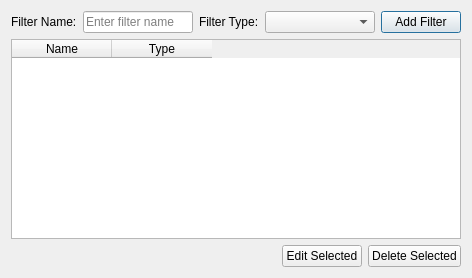
<?xml version="1.0" encoding="UTF-8"?>
<ui version="4.0">
 <class>FiltersTab</class>
 <widget class="QWidget" name="FiltersTab">
  <property name="geometry">
   <rect>
    <x>0</x>
    <y>0</y>
    <width>472</width>
    <height>278</height>
   </rect>
  </property>
  <layout class="QVBoxLayout" name="verticalLayout">
   <item>
    <layout class="QGridLayout" name="gridLayout" columnstretch="0,1,0,1,0">
     <item row="0" column="0">
      <widget class="QLabel" name="nameLabel">
       <property name="text">
        <string>Filter Name:</string>
       </property>
      </widget>
     </item>
     <item row="0" column="1">
      <widget class="QLineEdit" name="nameLineEdit">
       <property name="placeholderText">
        <string>Enter filter name</string>
       </property>
      </widget>
     </item>
     <item row="0" column="2">
      <widget class="QLabel" name="typeLabel">
       <property name="text">
        <string>Filter Type:</string>
       </property>
      </widget>
     </item>
     <item row="0" column="3">
      <widget class="QComboBox" name="typeComboBox">
       <property name="editable">
        <bool>false</bool>
       </property>
      </widget>
     </item>
     <item row="0" column="4">
      <widget class="QPushButton" name="addFilterButton">
       <property name="text">
        <string>Add Filter</string>
       </property>
       <property name="default">
        <bool>true</bool>
       </property>
      </widget>
     </item>
    </layout>
   </item>
   <item>
    <widget class="QTableWidget" name="filtersTable">
     <property name="editTriggers">
      <set>QAbstractItemView::EditTrigger::NoEditTriggers</set>
     </property>
     <property name="alternatingRowColors">
      <bool>true</bool>
     </property>
     <property name="selectionMode">
      <enum>QAbstractItemView::SelectionMode::SingleSelection</enum>
     </property>
     <property name="selectionBehavior">
      <enum>QAbstractItemView::SelectionBehavior::SelectRows</enum>
     </property>
     <attribute name="verticalHeaderVisible">
      <bool>false</bool>
     </attribute>
     <column>
      <property name="text">
       <string>Name</string>
      </property>
     </column>
     <column>
      <property name="text">
       <string>Type</string>
      </property>
     </column>
    </widget>
   </item>
   <item>
    <layout class="QHBoxLayout" name="horizontalLayout">
     <item>
      <spacer name="horizontalSpacer">
       <property name="orientation">
        <enum>Qt::Orientation::Horizontal</enum>
       </property>
       <property name="sizeHint" stdset="0">
        <size>
         <width>40</width>
         <height>20</height>
        </size>
       </property>
      </spacer>
     </item>
     <item>
      <widget class="QPushButton" name="editFilterButton">
       <property name="text">
        <string>Edit Selected</string>
       </property>
      </widget>
     </item>
     <item>
      <widget class="QPushButton" name="deleteFilterButton">
       <property name="text">
        <string>Delete Selected</string>
       </property>
      </widget>
     </item>
    </layout>
   </item>
  </layout>
 </widget>
 <resources/>
 <connections/>
</ui>
